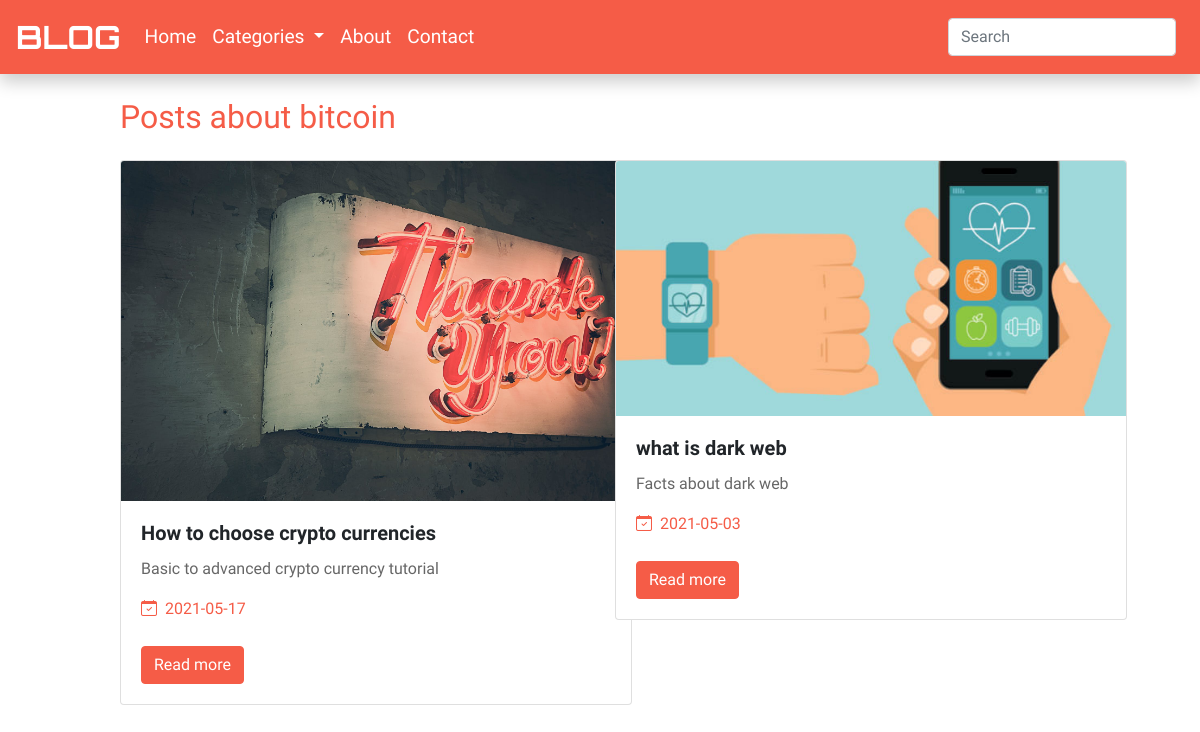
Screenshot of /category.php?category=bitcoin with the database file from the repository.
### tables this page shows
CREATE TABLE `POST` (
  `ID` varchar(10) NOT NULL,
  `TITLE` varchar(100) NOT NULL,
  `TITLE_SLAG` varchar(100) NOT NULL,
  `AUTHOR` varchar(10) NOT NULL,
  `DATE` date NOT NULL,
  `CONTENT` text NOT NULL,
  `VIEWS` int DEFAULT NULL,
  `COVER_IMAGE_LOCATION` varchar(255) DEFAULT NULL,
  `DESCRIPTION` varchar(255) DEFAULT NULL
);

### includes/classes/class.db.php (called while the page is built, shortened)
<?php
    class DB
    {
        private $connection;
        public function __construct($server,$user,$password,$database){
            try{
                $this->connection = new PDO("mysql:host=$server;dbname=$database", $user, $password);
                $this->connection->setAttribute(PDO::ATTR_ERRMODE, PDO::ERRMODE_EXCEPTION);
            }
            catch(PDOException $error){
                error_log($error->getMessage(),0);
            }
        }
        public function __destruct(){
            $this->connection = null;
        }
        public function get_posts_by_category($category,$page_no,$posts_per_page){
            try{
                $offset = ($page_no-1)*$posts_per_page;
                $statement = $this->connection->prepare("SELECT COUNT(TAG_ID) AS COUNT FROM USED_TAGS WHERE TAG_ID IN (SELECT ID FROM TAG WHERE NAME = '{$category}')");
                $statement->execute();
                $total_posts = $statement->fetch(PDO::FETCH_ASSOC)['COUNT'];
                $no_of_pages = ceil($total_posts/$posts_per_page);
                $statement = $this->connection->prepare("SELECT ID,TITLE,TITLE_SLAG,AUTHOR,DATE,COVER_IMAGE_LOCATION,DESCRIPTION FROM POST WHERE ID IN (SELECT POST_ID FROM USED_TAGS WHERE TAG_ID IN(SELECT ID FROM TAG WHERE NAME = '{$category}')) ORDER BY DATE DESC LIMIT $offset,$posts_per_page");
                $statement->execute();
                $pageination_obj = new stdClass;
                $pageination_obj->posts = $statement->fetchAll(PDO::FETCH_ASSOC);
                $pageination_obj->total_post_count = $total_posts;
                $pageination_obj->no_of_pages = $no_of_pages;
                return $pageination_obj;
            }
            catch(Exception $error){
                error_log("Get Pagination error : {$error->getMessage()}");
            }
        }
    }
?>

### includes/functions/pagination-handler.php (the view, shortened to what this page needs)
<?php
    function display_category_posts($category,$page_no){
        try{
            $db = new DB(...$GLOBALS['db_config_array']);
            $pagination = $db->get_posts_by_category($category,$page_no,POSTS_PER_PAGE);
            $col_count = 0;
            foreach($pagination->posts as $post){
                if($col_count===0){
                    echo '<div class="row">';
                }
                echo '<div class="col-xl-6 post-card">
                <div class="card" style="width: 32rem;">
                    <img class="card-img-top" src="admin/uploads/cover_images/'.$post['COVER_IMAGE_LOCATION'].'" alt="Card image cap">
                    <div class="card-body">
                        <h5 class="card-title">'.$post['TITLE'].'</h5>
                        <p class="card-text" style="color:rgba(0,0,0,0.6);">'.$post['DESCRIPTION'].'</p>
                        <a style="display:block;margin-bottom:0.05vh;" class="card-text post-header-links" href="date-posts.php?date='.$post['DATE'].'"><i class="bi bi-calendar-check"></i>&nbsp;&nbsp;'.$post['DATE'].'</a><br>'.'                        <a href="post.php?url='.$post['TITLE_SLAG'].'" class="btn btn-primary read-more-btn">Read more</a>'.
                    '</div>
                </div>
            </div>';
                if($col_count>0){
                    echo "</div>";
                }
                if($col_count===1){
                    $col_count=0;
                }
                else{
                    $col_count++;
                }
            }
        }
        catch(Exception $error){
            error_log("Pagination error : $error->getMessage()",0);
        }
    }
?>

### assets/css/main.css (style rules this page uses)
* { padding: 0; margin: 0; box-sizing: border-box; scroll-behavior: smooth; font-family: base-font; }
.read-more-btn { background-color: #f55c47; border-color: #f55c47; }
#pagination-container .row { margin-top: 3vh; margin-bottom: 2.8vh; }
.card h5 { font-family: bold-font; }
.post-header-links { color: #f55c47; }

### rows the page displays
post: COVER_IMAGE_LOCATION (picture), TITLE "How to choose crypto currencies", DESCRIPTION "Basic to advanced crypto currency tutorial", DATE "2021-05-17"
post: COVER_IMAGE_LOCATION (picture), TITLE "what is dark web", DESCRIPTION "Facts about dark web", DATE "2021-05-03"

### other values shown
$_GET['category'] "bitcoin"
